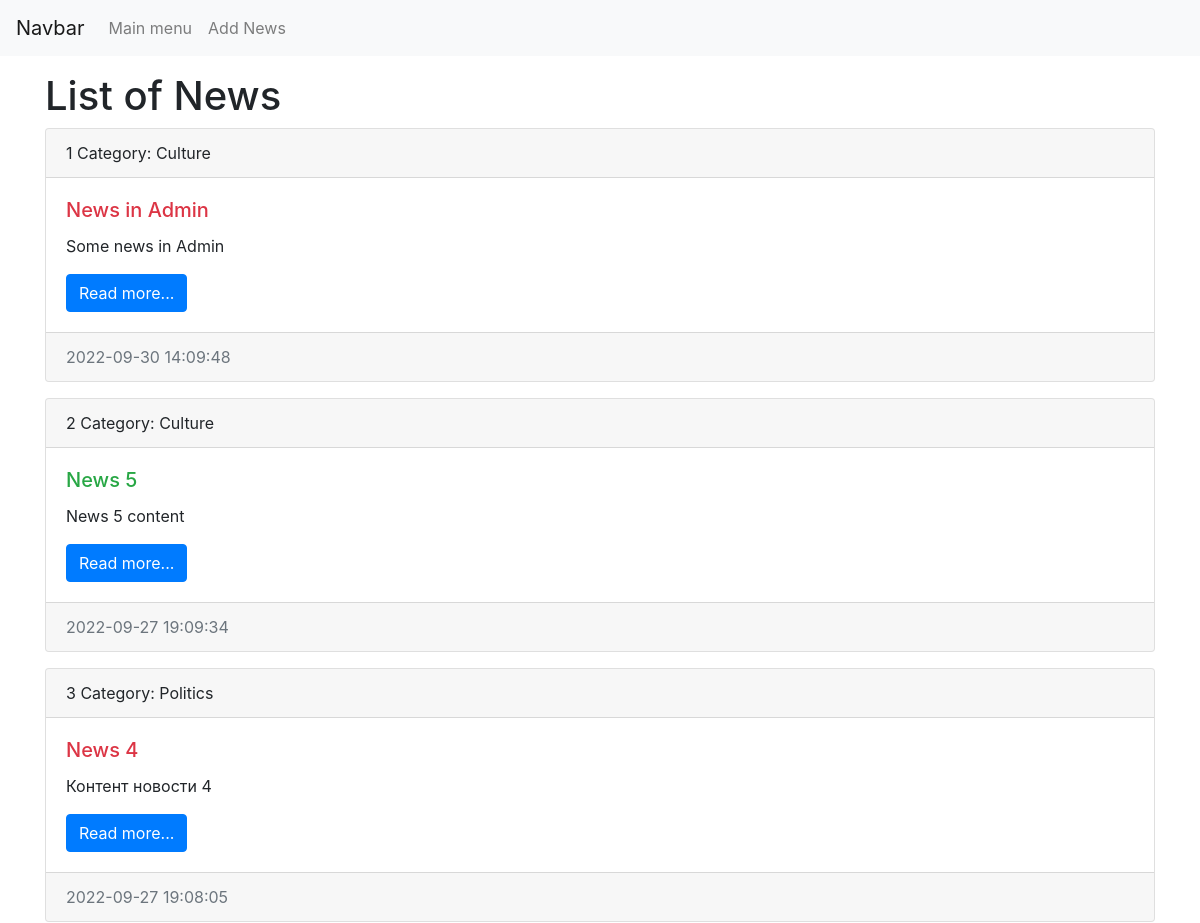
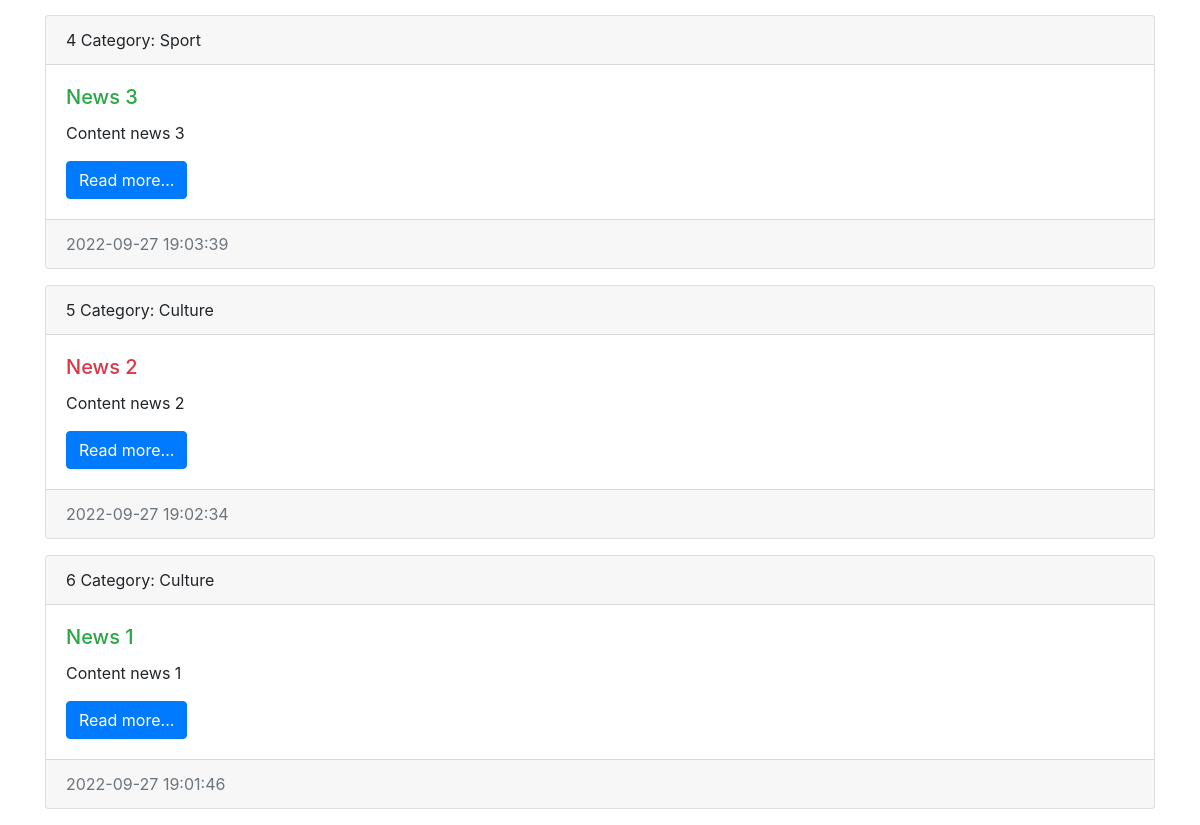
Before: /news/ with the older database file (2 pictures, top to bottom).
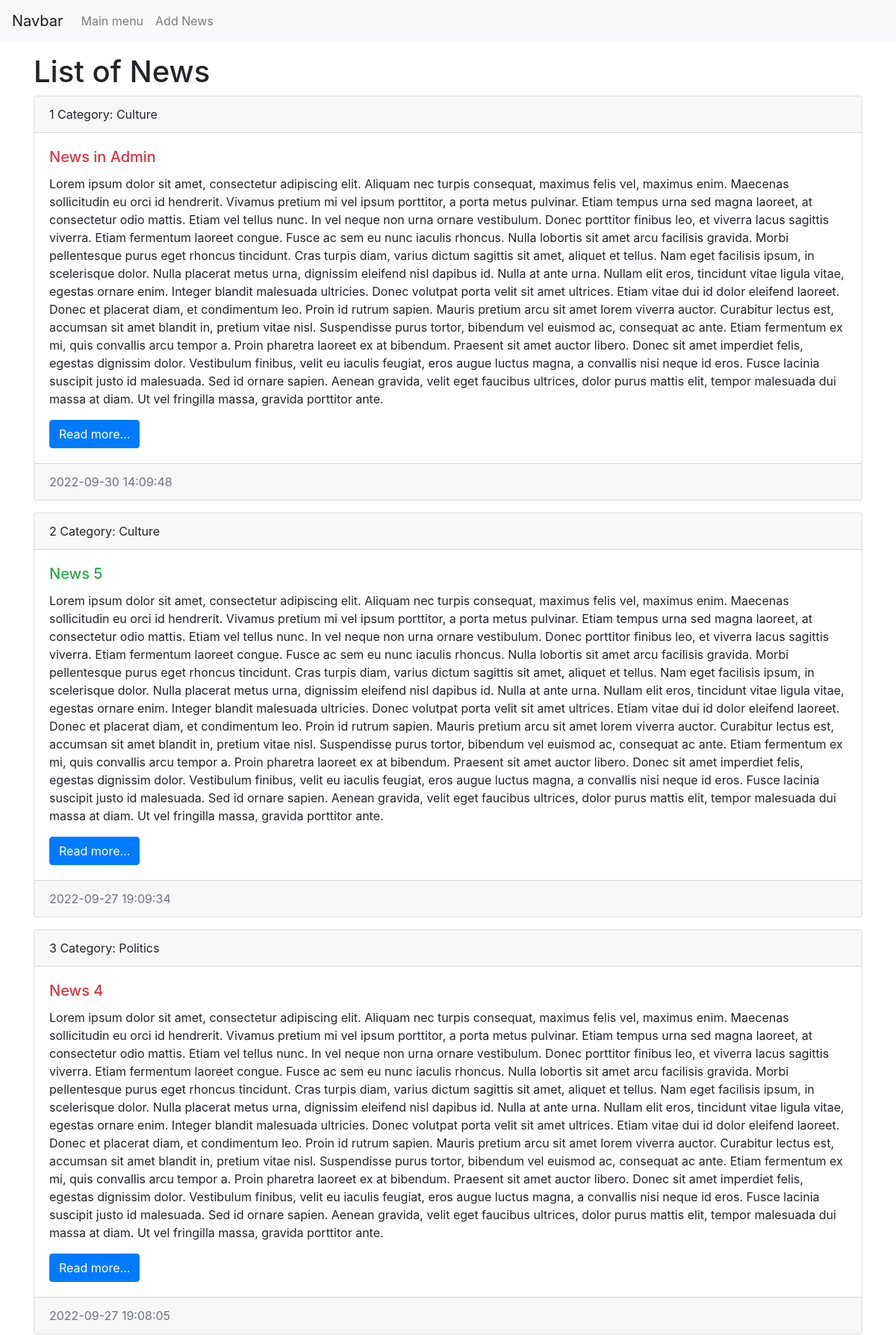
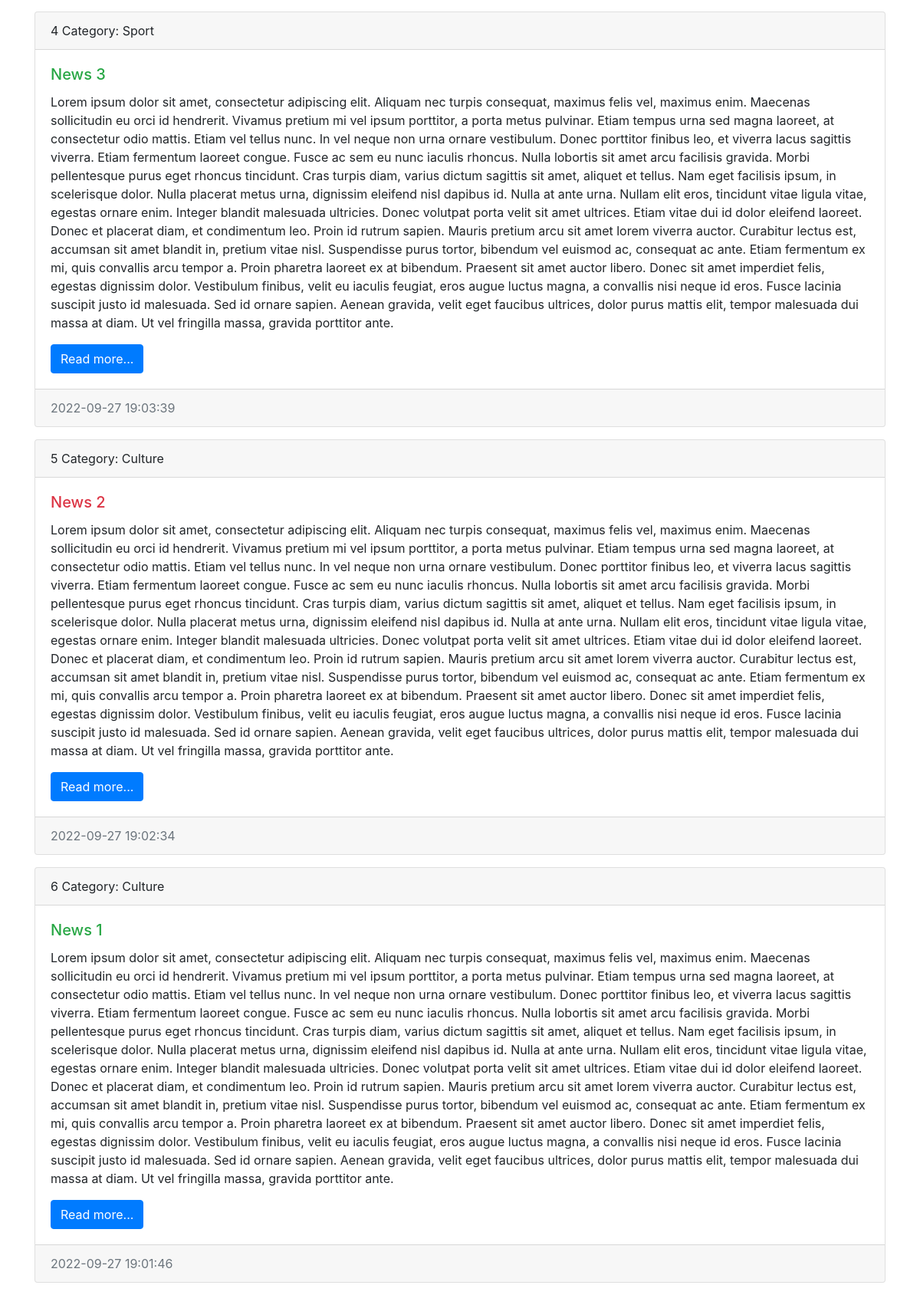
After: the same page with the newer database file (2 pictures, top to bottom).
### news/models.py (models this page shows, shortened)
class News(models.Model):
    title = models.CharField(max_length=150, verbose_name="Title")
    content = models.TextField(blank=True,
                               verbose_name="Content")  # content can be kept blank. In the database ("") will be stored.
    created_at = models.DateTimeField(auto_now_add=True, verbose_name="Created at")
    updated_at = models.DateTimeField(auto_now=True, verbose_name="Updated at")
    photo = models.ImageField(upload_to="photos/%Y/%m/%d", verbose_name="Photo", blank=True)
    is_published = models.BooleanField(default=True, verbose_name="Is published?")
    category = models.ForeignKey("Category", on_delete=models.PROTECT, null=True, verbose_name="Name of category")
    class Meta:
        verbose_name = "News"
        verbose_name_plural = "All News"
        ordering = ["-created_at"]

class Category(models.Model):
    title = models.CharField(max_length=150, db_index=True, verbose_name="Name of category")
    def __str__(self):
        return self.title
    class Meta:
        verbose_name = "Category"
        verbose_name_plural = "All Category"
        ordering = ["title"]

### news/views.py (the view)
# urls.py: path('', index)
def index(request):
    news = News.objects.all()
    context: dict = {"news": news, "title": "List of News"}
    return render(request, template_name="news/index.html", context=context)

### news/templates/news/index.html (shortened to what this page needs)
<!doctype html>
<html lang="en">
<head>
    <link rel="stylesheet" href="https://stackpath.bootstrapcdn.com/bootstrap/4.4.1/css/bootstrap.min.css"
>
</head>
<body>
<nav class="navbar navbar-expand-lg navbar-light bg-light">
    <a class="navbar-brand" href="/">Navbar</a>
    <div class="collapse navbar-collapse" id="navbarSupportedContent">
        <ul class="navbar-nav mr-auto">
            <li class="nav-item"><a class="nav-link" href="/">Main menu</a></li>
            <li class="nav-item"><a class="nav-link" href="/">Add News</a></li>
        </ul>
    </div>
</nav>
<div class="container mt-3">
    <h1>{{title}}</h1>
    <div class="row">
        <div class="col-md-12">
            {% for item in news %}
            <div class="card mb-3">
                <div class="card-header">
                    {{forloop.counter}}
                    Category: {{item.category}}
                </div>
                <div class="card-body">
                    <h5 class="card-title {% cycle 'text-danger'  'text-success' %}">{{item.title}}</h5>
                    {% autoescape off %}
                    <p class="card-text">{{item.content}}</p>
                    {% endautoescape %}
                    <a href="#" class="btn btn-primary">Read more...</a>
                </div>
                <div class="card-footer text-muted">
                    {{item.created_at|date:"Y-m-d H:i:s"}}
                </div>
            </div>
            {% endfor %}
        </div>
    </div>
</div>
</body>
</html>

Changed rows visible on the page:
changed News "News in Admin": content "Some news in Admin" → "Lorem ipsum dolor sit amet, consectetur adipiscing elit. Aliquam nec turpis consequat, maximus felis vel, maximus enim. Maecenas sollicitudin eu orci id hendrerit. Vivamus pretium mi vel ipsum porttitor, a porta metus pulvinar. Etiam tempus urna sed magna laoreet, at consectetur odio mattis. Etiam vel tellus nunc. In vel neque non urna ornare vestibulum. Donec porttitor finibus leo, et viverra lacus sagittis viverra. Etiam fermentum laoreet congue. Fusce ac sem eu nunc iaculis rhoncus. Nulla lobortis sit amet arcu facilisis gravida. Morbi pellentesque purus eget rhoncus tincidunt. Cras turpis diam, varius dictum sagittis sit amet, aliquet et tellus. Nam eget facilisis ipsum, in scelerisque…"
changed News "News 5": content "News 5 content" → "Lorem ipsum dolor sit amet, consectetur adipiscing elit. Aliquam nec turpis consequat, maximus felis vel, maximus enim. Maecenas sollicitudin eu orci id hendrerit. Vivamus pretium mi vel ipsum porttitor, a porta metus pulvinar. Etiam tempus urna sed magna laoreet, at consectetur odio mattis. Etiam vel tellus nunc. In vel neque non urna ornare vestibulum. Donec porttitor finibus leo, et viverra lacus sagittis viverra. Etiam fermentum laoreet congue. Fusce ac sem eu nunc iaculis rhoncus. Nulla lobortis sit amet arcu facilisis gravida. Morbi pellentesque purus eget rhoncus tincidunt. Cras turpis diam, varius dictum sagittis sit amet, aliquet et tellus. Nam eget facilisis ipsum, in scelerisque…"
changed News "News 4": content "Контент новости 4" → "Lorem ipsum dolor sit amet, consectetur adipiscing elit. Aliquam nec turpis consequat, maximus felis vel, maximus enim. Maecenas sollicitudin eu orci id hendrerit. Vivamus pretium mi vel ipsum porttitor, a porta metus pulvinar. Etiam tempus urna sed magna laoreet, at consectetur odio mattis. Etiam vel tellus nunc. In vel neque non urna ornare vestibulum. Donec porttitor finibus leo, et viverra lacus sagittis viverra. Etiam fermentum laoreet congue. Fusce ac sem eu nunc iaculis rhoncus. Nulla lobortis sit amet arcu facilisis gravida. Morbi pellentesque purus eget rhoncus tincidunt. Cras turpis diam, varius dictum sagittis sit amet, aliquet et tellus. Nam eget facilisis ipsum, in scelerisque…"
changed News "News 3": content "Content news 3" → "Lorem ipsum dolor sit amet, consectetur adipiscing elit. Aliquam nec turpis consequat, maximus felis vel, maximus enim. Maecenas sollicitudin eu orci id hendrerit. Vivamus pretium mi vel ipsum porttitor, a porta metus pulvinar. Etiam tempus urna sed magna laoreet, at consectetur odio mattis. Etiam vel tellus nunc. In vel neque non urna ornare vestibulum. Donec porttitor finibus leo, et viverra lacus sagittis viverra. Etiam fermentum laoreet congue. Fusce ac sem eu nunc iaculis rhoncus. Nulla lobortis sit amet arcu facilisis gravida. Morbi pellentesque purus eget rhoncus tincidunt. Cras turpis diam, varius dictum sagittis sit amet, aliquet et tellus. Nam eget facilisis ipsum, in scelerisque…"
changed News "News 2": content "Content news 2" → "Lorem ipsum dolor sit amet, consectetur adipiscing elit. Aliquam nec turpis consequat, maximus felis vel, maximus enim. Maecenas sollicitudin eu orci id hendrerit. Vivamus pretium mi vel ipsum porttitor, a porta metus pulvinar. Etiam tempus urna sed magna laoreet, at consectetur odio mattis. Etiam vel tellus nunc. In vel neque non urna ornare vestibulum. Donec porttitor finibus leo, et viverra lacus sagittis viverra. Etiam fermentum laoreet congue. Fusce ac sem eu nunc iaculis rhoncus. Nulla lobortis sit amet arcu facilisis gravida. Morbi pellentesque purus eget rhoncus tincidunt. Cras turpis diam, varius dictum sagittis sit amet, aliquet et tellus. Nam eget facilisis ipsum, in scelerisque…"
changed News "News 1": content "Content news 1" → "Lorem ipsum dolor sit amet, consectetur adipiscing elit. Aliquam nec turpis consequat, maximus felis vel, maximus enim. Maecenas sollicitudin eu orci id hendrerit. Vivamus pretium mi vel ipsum porttitor, a porta metus pulvinar. Etiam tempus urna sed magna laoreet, at consectetur odio mattis. Etiam vel tellus nunc. In vel neque non urna ornare vestibulum. Donec porttitor finibus leo, et viverra lacus sagittis viverra. Etiam fermentum laoreet congue. Fusce ac sem eu nunc iaculis rhoncus. Nulla lobortis sit amet arcu facilisis gravida. Morbi pellentesque purus eget rhoncus tincidunt. Cras turpis diam, varius dictum sagittis sit amet, aliquet et tellus. Nam eget facilisis ipsum, in scelerisque…"
